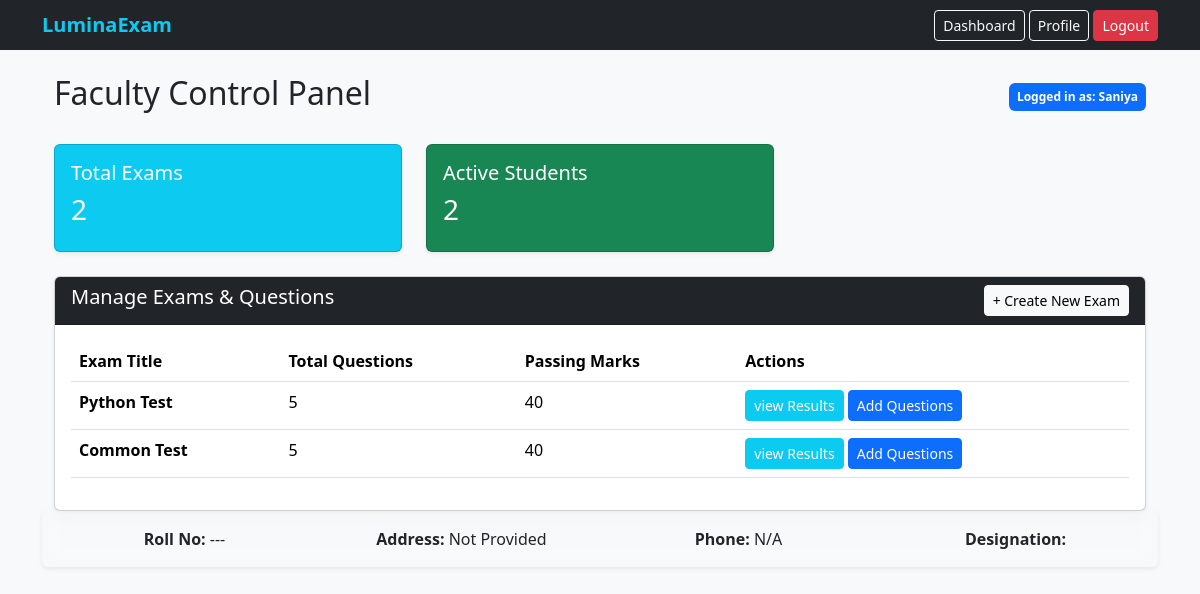
Screenshot of /faculty/dashboard/ (signed in) with the database file from the repository.
### exam/models.py (models this page shows, shortened)
class Exam(models.Model):
    title = models.CharField(max_length=200)
    created_by = models.ForeignKey(User, on_delete=models.CASCADE, null=True, blank=True)
    duration = models.IntegerField() # in minutes
    total_marks = models.IntegerField(default=0)
    passing_marks = models.IntegerField(default=40)

### exam/views.py (the view)
# urls.py: path('faculty/dashboard/', views.faculty_dashboard, name='faculty_dashboard'),
@login_required
def faculty_dashboard(request):
    exams_list = Exam.objects.all()
    student_count = User.objects.filter(is_staff=False).count()
    context = {
    'exams': exams_list,
    'student_count': student_count,
    'profile': getattr(request.user, 'profile', None),
    }
    return render(request, 'exam/faculty_dashboard.html', context)

### exam/templates/exam/faculty_dashboard.html (shortened to what this page needs)
{% extends 'exam/base.html' %}
{% block content %}
<div class="container mt-4">
    <div class="d-flex justify-content-between align-items-center mb-4">
        <h2> Faculty Control Panel</h2>
        <div class="badge bg-primary p-2">Logged in as: {{ user.username }}</div>
    </div>
    <div class="row mb-4">
        <div class="col-md-4">
            <div class="card bg-info text-white shadow-sm">
                <div class="card-body">
                    <h5>Total Exams</h5>
                    <h3>{{ exams.count }}</h3>
                </div>
            </div>
        </div>
        <div class="col-md-4">
            <div class="card bg-success text-white shadow-sm">
                <div class="card-body">
                    <h5>Active Students</h5>
                    <h3>{{ student_count }}</h3>
                </div>
            </div>
        </div>
    </div>
    <div class="card shadow-sm">
        <div class="card-header bg-dark text-white d-flex justify-content-between">
            <h5 class="mb-0">Manage Exams & Questions</h5>
            <a href="/admin/exam/exam/add/" class="btn btn-sm btn-light">+ Create New Exam</a>
        </div>
        <div class="card-body">
            <table class="table table-hover">
                <thead>
                    <tr>
                        <th>Exam Title</th>
                        <th>Total Questions</th>
                        <th>Passing Marks</th>
                        <th>Actions</th>
                    </tr>
                </thead>
                <tbody>
                    {% for exam in exams %}
                    <tr>
                        <td><strong>{{ exam.title }}</strong></td>
                        <td>{{ exam.question_set.count }}</td>
                        <td>{{ exam.passing_marks }}</td>
                        <td>
                        <a href="{% url 'view_exam_results' exam.id %}" class="btn btn-sm btn-info text-white">
                         view Results
                        </a>
                        <a href="{% url 'add_question' exam.id %}" class="btn btn-sm btn-primary">
                         Add Questions
                        </a>
                        </td>
                    </tr>
                    {% empty %}
                    <tr><td colspan="4" class="text-center">No exams created yet.</td></tr>
                    {% endfor %}
                </tbody>
            </table>
        </div>
    </div>
</div>
<div class="card mb-4 border-0 shadow-sm" style="background: rgba(255,255,255,0.1); backdrop-filter: blur(10px);">
    <div class="card-body row text-center">
        <div class="col-md-3"><strong>Roll No:</strong> {{ profile.roll_no|default:"---" }}</div>
        <div class="col-md-3"><strong>Address:</strong> {{ profile.address|default:"Not Provided" }}</div>
        <div class="col-md-3"><strong>Phone:</strong> {{ profile.phone|default:"N/A" }}</div>
        <div class="col-md-3"><strong>Designation:</strong> {{ profile.role|capfirst }}</div>
    </div>
</div>
{% endblock %}

### rows the page displays
Exam: title "Python Test", question_set.count "5", passing_marks "40"
Exam: title "Common Test", question_set.count "5", passing_marks "40"

### other values shown
{{ user.username }} "Saniya"
{{ exams.count }} "2"
{{ student_count }} "2"
{{ profile.roll_no|default:"---" }} "---"
{{ profile.address|default:"Not Provided" }} "Not Provided"
{{ profile.phone|default:"N/A" }} "N/A"
